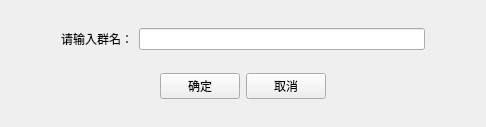
<?xml version="1.0" encoding="UTF-8"?>
<ui version="4.0">
 <class>GroupNameWidgetClass</class>
 <widget class="QWidget" name="GroupNameWidgetClass">
  <property name="geometry">
   <rect>
    <x>0</x>
    <y>0</y>
    <width>486</width>
    <height>127</height>
   </rect>
  </property>
  <property name="windowTitle">
   <string>GroupNameWidget</string>
  </property>
  <layout class="QVBoxLayout" name="verticalLayout">
   <item>
    <layout class="QHBoxLayout" name="horizontalLayout">
     <property name="leftMargin">
      <number>50</number>
     </property>
     <property name="rightMargin">
      <number>50</number>
     </property>
     <item>
      <widget class="QLabel" name="label">
       <property name="text">
        <string>请输入群名：</string>
       </property>
      </widget>
     </item>
     <item>
      <widget class="QLineEdit" name="nameEdit"/>
     </item>
    </layout>
   </item>
   <item>
    <layout class="QHBoxLayout" name="horizontalLayout_2">
     <item>
      <spacer name="horizontalSpacer_2">
       <property name="orientation">
        <enum>Qt::Horizontal</enum>
       </property>
       <property name="sizeHint" stdset="0">
        <size>
         <width>40</width>
         <height>20</height>
        </size>
       </property>
      </spacer>
     </item>
     <item>
      <widget class="QPushButton" name="okBtn">
       <property name="text">
        <string>确定</string>
       </property>
      </widget>
     </item>
     <item>
      <widget class="QPushButton" name="cancelBtn">
       <property name="text">
        <string>取消</string>
       </property>
      </widget>
     </item>
     <item>
      <spacer name="horizontalSpacer">
       <property name="orientation">
        <enum>Qt::Horizontal</enum>
       </property>
       <property name="sizeHint" stdset="0">
        <size>
         <width>40</width>
         <height>20</height>
        </size>
       </property>
      </spacer>
     </item>
    </layout>
   </item>
  </layout>
 </widget>
 <layoutdefault spacing="6" margin="11"/>
 <resources/>
 <connections/>
</ui>
